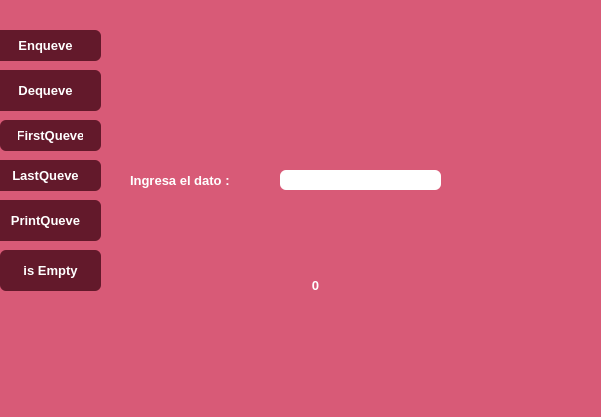
<?xml version="1.0" encoding="UTF-8"?>
<ui version="4.0">
 <class>Dialog</class>
 <widget class="QDialog" name="Dialog">
  <property name="geometry">
   <rect>
    <x>0</x>
    <y>0</y>
    <width>601</width>
    <height>417</height>
   </rect>
  </property>
  <property name="windowTitle">
   <string>Dialog</string>
  </property>
  <property name="styleSheet">
   <string notr="true">/* Fondo del Dialog principal */
QDialog {
    background-color: #D85A77; /* Un rosa magenta saturado pero maduro y elegante */
    font-family: &quot;Segoe UI&quot;, -apple-system, Arial, sans-serif;
}

/* Etiquetas de texto estáticas */
QLabel {
    color: #FFFFFF; /* Texto blanco para un contraste limpio y profesional */
    font-size: 13px;
    font-weight: bold;
}

/* Cuadros de resultado (Cambia 'label_posfija' y 'label_resultado' por tus ObjectName) */
QLabel#label_posfija, QLabel#label_resultado {
    background-color: #FCEAEF; /* Fondo rosa muy claro para hacer destacar el resultado */
    border: none;
    border-radius: 12px; /* Bordes notablemente redondeados */
    color: #4A1521; /* Texto ultra oscuro para lectura fácil */
    font-size: 16px;
    font-weight: bold;
    padding: 8px;
    qproperty-alignment: 'AlignCenter';
}

/* Caja de texto (Input) */
QLineEdit {
    background-color: #FFFFFF;
    border: none;
    border-radius: 6px;
    padding: 6px 12px;
    color: #333333;
    font-size: 13px;
}

QLineEdit:focus {
    background-color: #FFF2F5;
}

/* Botones */
QPushButton {
    background-color: #63192B; /* Botones guinda/vino oscuro que contrastan hermoso con el rosa */
    color: #FFFFFF;
    border: none;
    border-radius: 6px;
    padding: 8px 18px;
    font-size: 13px;
    font-weight: bold;
}

QPushButton:hover {
    background-color: #7A2237;
}

QPushButton:pressed {
    background-color: #4D111F;
}</string>
  </property>
  <widget class="QPushButton" name="btn_enqueue">
   <property name="geometry">
    <rect>
     <x>-10</x>
     <y>30</y>
     <width>111</width>
     <height>31</height>
    </rect>
   </property>
   <property name="text">
    <string>Enqueve</string>
   </property>
  </widget>
  <widget class="QPushButton" name="btn_dequeue">
   <property name="geometry">
    <rect>
     <x>-10</x>
     <y>70</y>
     <width>111</width>
     <height>41</height>
    </rect>
   </property>
   <property name="text">
    <string>Dequeve</string>
   </property>
  </widget>
  <widget class="QPushButton" name="btn_fristqueue">
   <property name="geometry">
    <rect>
     <x>0</x>
     <y>120</y>
     <width>101</width>
     <height>31</height>
    </rect>
   </property>
   <property name="text">
    <string>FirstQueve</string>
   </property>
  </widget>
  <widget class="QPushButton" name="btn_lastqueue">
   <property name="geometry">
    <rect>
     <x>-10</x>
     <y>160</y>
     <width>111</width>
     <height>31</height>
    </rect>
   </property>
   <property name="text">
    <string>LastQueve</string>
   </property>
  </widget>
  <widget class="QPushButton" name="btn_printqueve">
   <property name="geometry">
    <rect>
     <x>-10</x>
     <y>200</y>
     <width>111</width>
     <height>41</height>
    </rect>
   </property>
   <property name="text">
    <string>PrintQueve</string>
   </property>
  </widget>
  <widget class="QPushButton" name="btn_isempty">
   <property name="geometry">
    <rect>
     <x>0</x>
     <y>250</y>
     <width>101</width>
     <height>41</height>
    </rect>
   </property>
   <property name="text">
    <string>is Empty</string>
   </property>
  </widget>
  <widget class="QLabel" name="label">
   <property name="geometry">
    <rect>
     <x>130</x>
     <y>170</y>
     <width>111</width>
     <height>20</height>
    </rect>
   </property>
   <property name="text">
    <string>Ingresa el dato :</string>
   </property>
  </widget>
  <widget class="QLineEdit" name="txt_dato">
   <property name="geometry">
    <rect>
     <x>280</x>
     <y>170</y>
     <width>161</width>
     <height>20</height>
    </rect>
   </property>
  </widget>
  <widget class="QLabel" name="lbl_resultado">
   <property name="geometry">
    <rect>
     <x>130</x>
     <y>250</y>
     <width>371</width>
     <height>71</height>
    </rect>
   </property>
   <property name="text">
    <string>0</string>
   </property>
   <property name="alignment">
    <set>Qt::AlignCenter</set>
   </property>
  </widget>
 </widget>
 <resources/>
 <connections/>
</ui>
